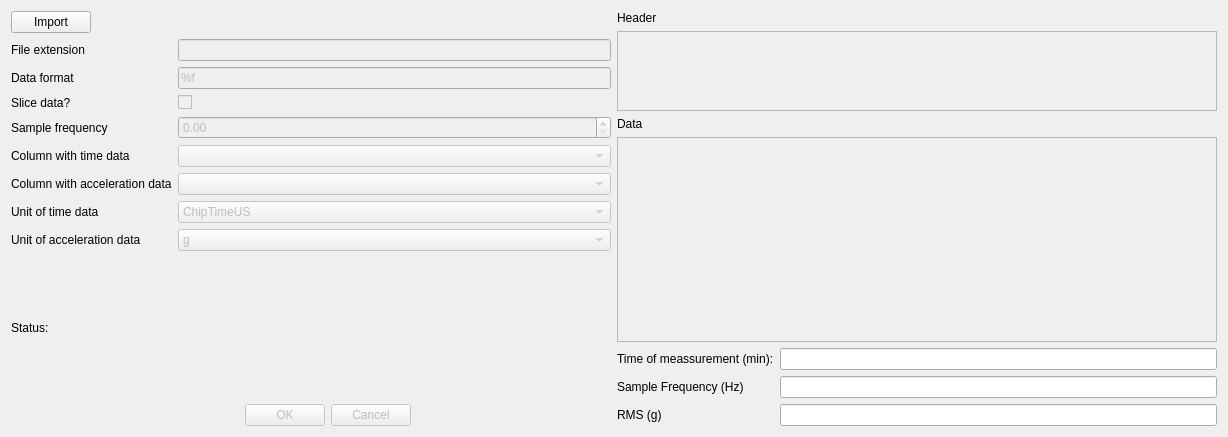
<?xml version="1.0" encoding="UTF-8"?>
<ui version="4.0">
 <class>Dialog</class>
 <widget class="QDialog" name="Dialog">
  <property name="geometry">
   <rect>
    <x>0</x>
    <y>0</y>
    <width>1228</width>
    <height>437</height>
   </rect>
  </property>
  <property name="windowTitle">
   <string>Dialog</string>
  </property>
  <layout class="QVBoxLayout" name="verticalLayout_2">
   <item>
    <layout class="QHBoxLayout" name="horizontalLayout_7">
     <item>
      <layout class="QVBoxLayout" name="verticalLayout">
       <item>
        <layout class="QHBoxLayout" name="horizontalLayout_4">
         <item>
          <widget class="QPushButton" name="import_button">
           <property name="text">
            <string>Import</string>
           </property>
          </widget>
         </item>
         <item>
          <spacer name="horizontalSpacer">
           <property name="orientation">
            <enum>Qt::Horizontal</enum>
           </property>
           <property name="sizeHint" stdset="0">
            <size>
             <width>40</width>
             <height>20</height>
            </size>
           </property>
          </spacer>
         </item>
        </layout>
       </item>
       <item>
        <layout class="QFormLayout" name="formLayout">
         <item row="0" column="0">
          <widget class="QLabel" name="fileExtention_label">
           <property name="text">
            <string>File extension</string>
           </property>
          </widget>
         </item>
         <item row="0" column="1">
          <widget class="QLineEdit" name="fileExtention_edit">
           <property name="enabled">
            <bool>false</bool>
           </property>
          </widget>
         </item>
         <item row="1" column="0">
          <widget class="QLabel" name="dataFormat_label">
           <property name="text">
            <string>Data format</string>
           </property>
          </widget>
         </item>
         <item row="1" column="1">
          <widget class="QLineEdit" name="dataFormat_edit">
           <property name="enabled">
            <bool>false</bool>
           </property>
           <property name="text">
            <string>%f</string>
           </property>
          </widget>
         </item>
         <item row="2" column="0">
          <widget class="QLabel" name="sliceData_label">
           <property name="text">
            <string>Slice data?</string>
           </property>
          </widget>
         </item>
         <item row="2" column="1">
          <widget class="QCheckBox" name="slice_check">
           <property name="enabled">
            <bool>false</bool>
           </property>
           <property name="text">
            <string/>
           </property>
          </widget>
         </item>
         <item row="3" column="0">
          <widget class="QLabel" name="sampleFrequency_label">
           <property name="text">
            <string>Sample frequency</string>
           </property>
          </widget>
         </item>
         <item row="3" column="1">
          <widget class="QDoubleSpinBox" name="sampleFrequency_Spin">
           <property name="enabled">
            <bool>false</bool>
           </property>
          </widget>
         </item>
         <item row="4" column="0">
          <widget class="QLabel" name="columTime_label">
           <property name="text">
            <string>Column with time data</string>
           </property>
          </widget>
         </item>
         <item row="4" column="1">
          <widget class="QComboBox" name="columnTime_combo">
           <property name="enabled">
            <bool>false</bool>
           </property>
          </widget>
         </item>
         <item row="5" column="0">
          <widget class="QLabel" name="columnAcc_label">
           <property name="text">
            <string>Column with acceleration data</string>
           </property>
          </widget>
         </item>
         <item row="5" column="1">
          <widget class="QComboBox" name="columnAcc_combo">
           <property name="enabled">
            <bool>false</bool>
           </property>
          </widget>
         </item>
         <item row="6" column="0">
          <widget class="QLabel" name="unitTime_label">
           <property name="text">
            <string>Unit of time data</string>
           </property>
          </widget>
         </item>
         <item row="6" column="1">
          <widget class="QComboBox" name="unitTime_combo">
           <property name="enabled">
            <bool>false</bool>
           </property>
           <item>
            <property name="text">
             <string>ChipTimeUS</string>
            </property>
           </item>
           <item>
            <property name="text">
             <string>ns</string>
            </property>
           </item>
           <item>
            <property name="text">
             <string>ms</string>
            </property>
           </item>
           <item>
            <property name="text">
             <string>s</string>
            </property>
           </item>
           <item>
            <property name="text">
             <string>min</string>
            </property>
           </item>
           <item>
            <property name="text">
             <string>h</string>
            </property>
           </item>
           <item>
            <property name="text">
             <string>custom</string>
            </property>
           </item>
          </widget>
         </item>
         <item row="7" column="0">
          <widget class="QLabel" name="unitAcc_label">
           <property name="text">
            <string>Unit of acceleration data</string>
           </property>
          </widget>
         </item>
         <item row="7" column="1">
          <widget class="QComboBox" name="unitAcc_combo">
           <property name="enabled">
            <bool>false</bool>
           </property>
           <item>
            <property name="text">
             <string>g</string>
            </property>
           </item>
           <item>
            <property name="text">
             <string>ms^2</string>
            </property>
           </item>
           <item>
            <property name="text">
             <string>custom</string>
            </property>
           </item>
          </widget>
         </item>
        </layout>
       </item>
       <item>
        <widget class="QLabel" name="status_label">
         <property name="text">
          <string>Status: </string>
         </property>
        </widget>
       </item>
       <item>
        <layout class="QHBoxLayout" name="horizontalLayout_6">
         <item>
          <spacer name="horizontalSpacer_5">
           <property name="orientation">
            <enum>Qt::Horizontal</enum>
           </property>
           <property name="sizeHint" stdset="0">
            <size>
             <width>40</width>
             <height>20</height>
            </size>
           </property>
          </spacer>
         </item>
         <item>
          <widget class="QDialogButtonBox" name="OK_buttonBox">
           <property name="enabled">
            <bool>false</bool>
           </property>
           <property name="orientation">
            <enum>Qt::Horizontal</enum>
           </property>
           <property name="standardButtons">
            <set>QDialogButtonBox::Cancel|QDialogButtonBox::Ok</set>
           </property>
          </widget>
         </item>
         <item>
          <spacer name="horizontalSpacer_3">
           <property name="orientation">
            <enum>Qt::Horizontal</enum>
           </property>
           <property name="sizeHint" stdset="0">
            <size>
             <width>40</width>
             <height>20</height>
            </size>
           </property>
          </spacer>
         </item>
        </layout>
       </item>
      </layout>
     </item>
     <item>
      <layout class="QVBoxLayout" name="verticalLayout_3">
       <item>
        <widget class="QLabel" name="sample_label">
         <property name="text">
          <string>Header</string>
         </property>
        </widget>
       </item>
       <item>
        <widget class="QPlainTextEdit" name="header_edit">
         <property name="enabled">
          <bool>false</bool>
         </property>
         <property name="maximumSize">
          <size>
           <width>16777215</width>
           <height>80</height>
          </size>
         </property>
        </widget>
       </item>
       <item>
        <widget class="QLabel" name="label_4">
         <property name="text">
          <string>Data</string>
         </property>
        </widget>
       </item>
       <item>
        <widget class="QTableWidget" name="data_table">
         <property name="enabled">
          <bool>false</bool>
         </property>
        </widget>
       </item>
       <item>
        <layout class="QFormLayout" name="formLayout_2">
         <item row="1" column="0">
          <widget class="QLabel" name="label_2">
           <property name="text">
            <string>Sample Frequency (Hz)</string>
           </property>
          </widget>
         </item>
         <item row="0" column="0">
          <widget class="QLabel" name="label">
           <property name="text">
            <string>Time of meassurement (min):</string>
           </property>
          </widget>
         </item>
         <item row="0" column="1">
          <widget class="QLineEdit" name="timeOfMeasurement_edit">
           <property name="enabled">
            <bool>true</bool>
           </property>
           <property name="autoFillBackground">
            <bool>false</bool>
           </property>
          </widget>
         </item>
         <item row="2" column="0">
          <widget class="QLabel" name="label_3">
           <property name="text">
            <string>RMS (g)</string>
           </property>
          </widget>
         </item>
         <item row="1" column="1">
          <widget class="QLineEdit" name="sampleFrequency_edit">
           <property name="enabled">
            <bool>true</bool>
           </property>
          </widget>
         </item>
         <item row="2" column="1">
          <widget class="QLineEdit" name="rms_edit">
           <property name="enabled">
            <bool>true</bool>
           </property>
          </widget>
         </item>
        </layout>
       </item>
       <item>
        <layout class="QHBoxLayout" name="horizontalLayout"/>
       </item>
      </layout>
     </item>
    </layout>
   </item>
  </layout>
 </widget>
 <resources/>
 <connections>
  <connection>
   <sender>OK_buttonBox</sender>
   <signal>accepted()</signal>
   <receiver>Dialog</receiver>
   <slot>accept()</slot>
   <hints>
    <hint type="sourcelabel">
     <x>248</x>
     <y>254</y>
    </hint>
    <hint type="destinationlabel">
     <x>157</x>
     <y>274</y>
    </hint>
   </hints>
  </connection>
  <connection>
   <sender>OK_buttonBox</sender>
   <signal>rejected()</signal>
   <receiver>Dialog</receiver>
   <slot>reject()</slot>
   <hints>
    <hint type="sourcelabel">
     <x>316</x>
     <y>260</y>
    </hint>
    <hint type="destinationlabel">
     <x>286</x>
     <y>274</y>
    </hint>
   </hints>
  </connection>
 </connections>
</ui>
